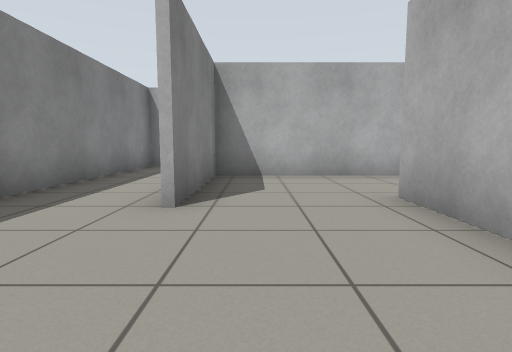
view 1 (above)

24 first-person views from a walk through a robot-simulator world made for Gazebo. The camera is 0.72 m above the floor, tilts 6° down and sees 80° across. The floor is counted in squares, 1 m on a side. Each view is taken from the middle of a square. On the plan, view 1 faces up. The plan holds only what a view shows up to about 10 squares ahead; the rest is blank.

view 2
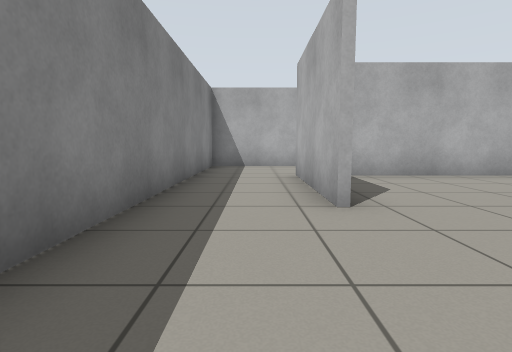

view 3
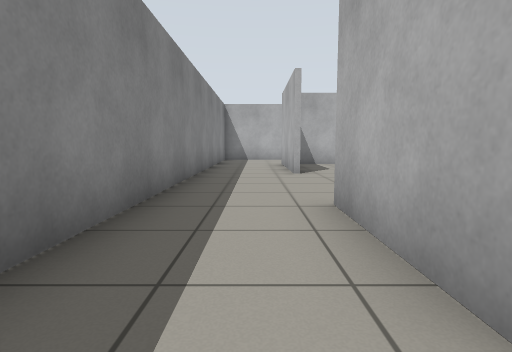

view 4
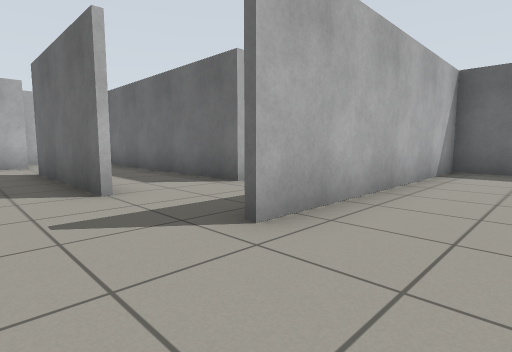

view 5
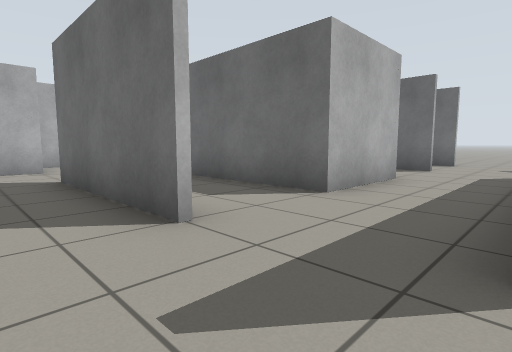

view 6
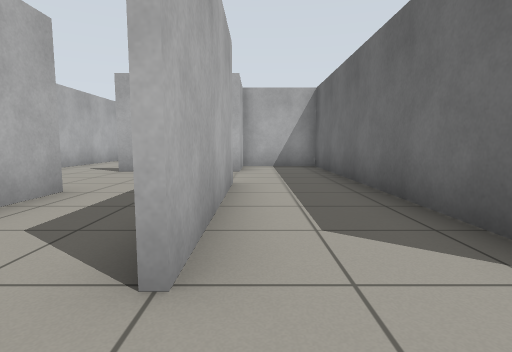

view 7
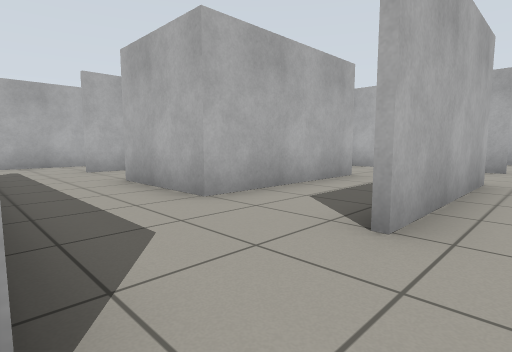

view 8
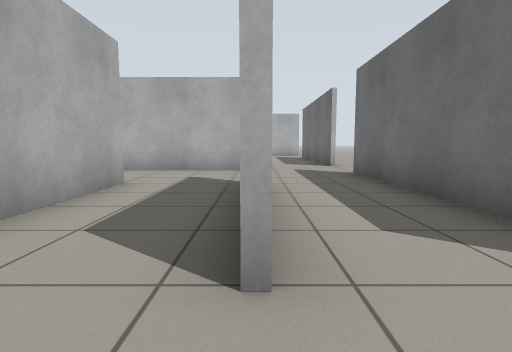

view 9
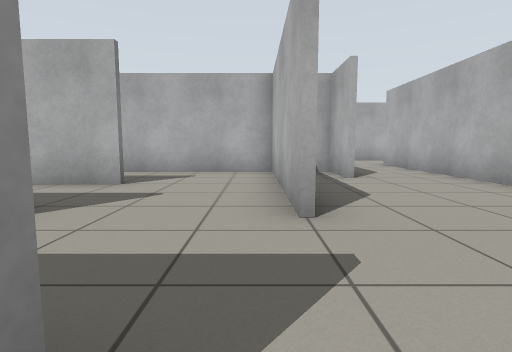

view 10
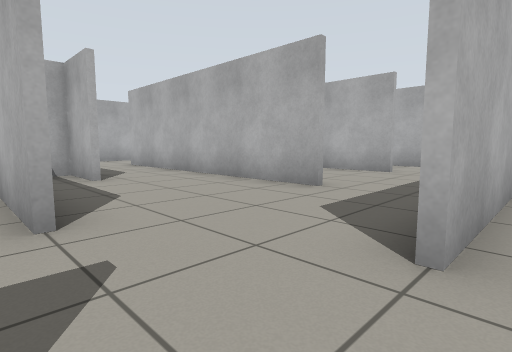

view 11
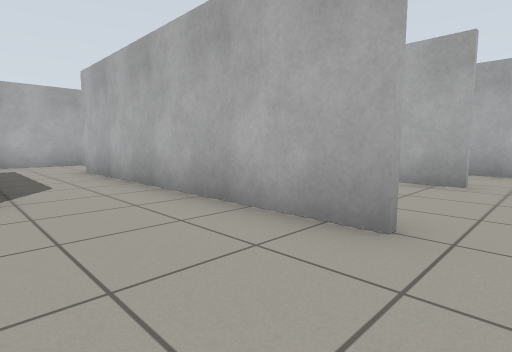

view 12
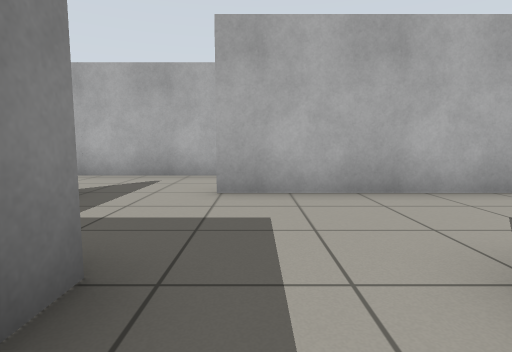

view 13
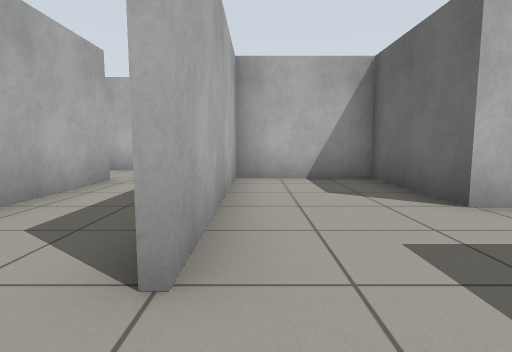

view 14
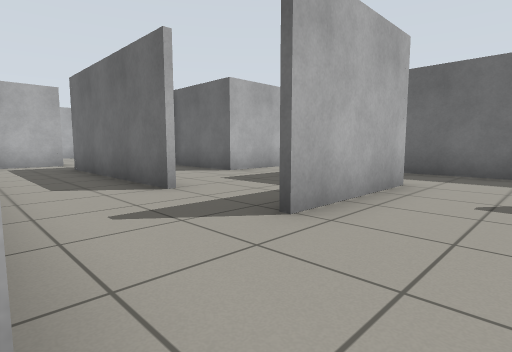

view 15
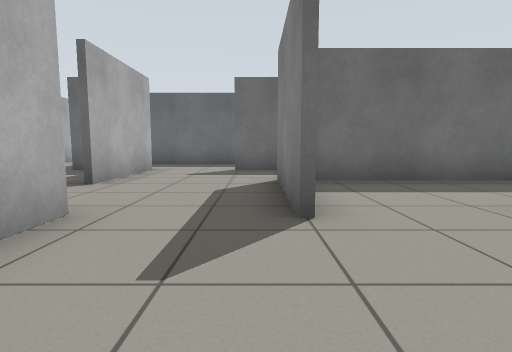

view 16
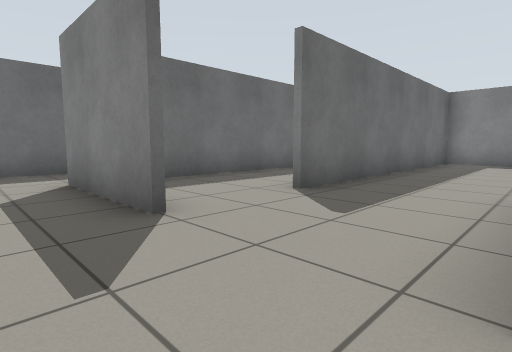

view 17
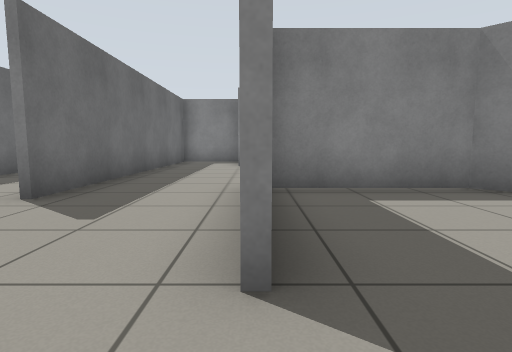

view 18
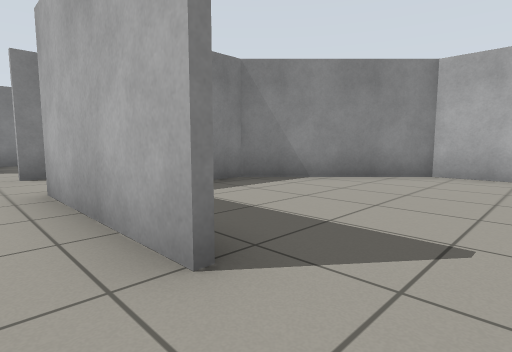

view 19
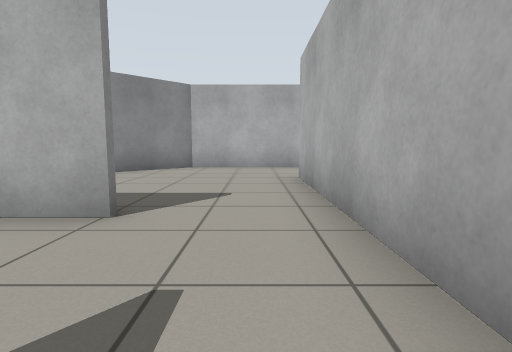

view 20
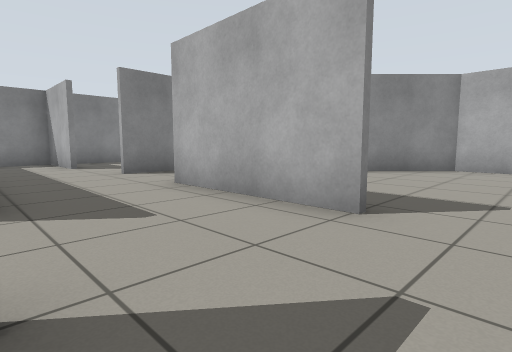

view 21
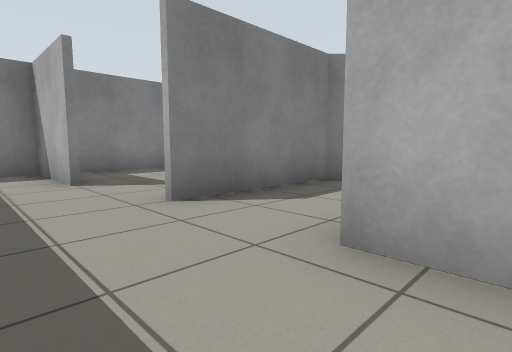

view 22
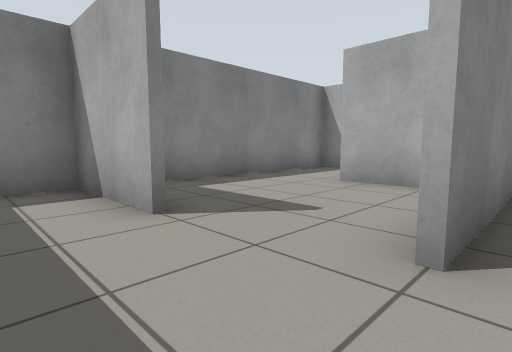

view 23
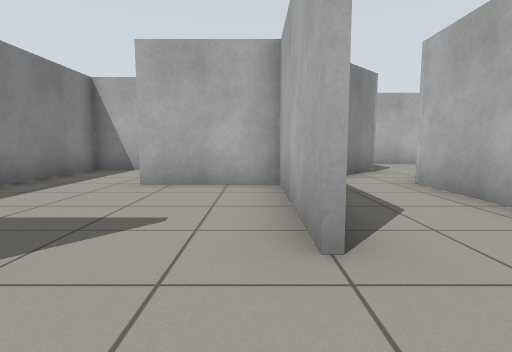

view 24
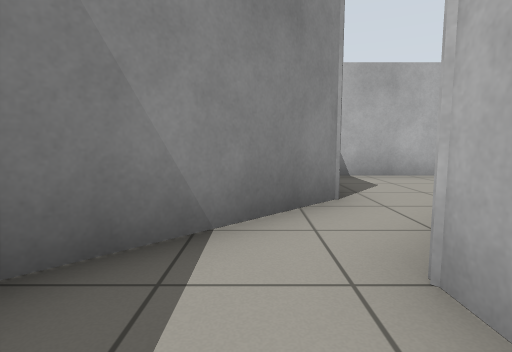

### Floor plan
Ten units are one square. View 1 is at (0, 0); x grows to the right and y downward. Boxes are objects, and circles mark ways between rooms. Rooms are numbered by the first view taken in them; rooms with no view inside come last. Other rooms are left out.
<svg viewBox="-45 -199 234 260">
<path fill="none" stroke="#000" d="M-34 -35 -34 24M-11 30 -11 4M7 29 19 29 19 -41M86 6 44 6 44 -21 130 -21M44 -46 86 -46M44 29 54 29M86 -44 44 -44M86 31 44 31M76 -69 16 -69M44 54 106 54M114 31 114 -19 75 -19M129 -4 129 -45M126 -44 109 -44 109 -66M16 -69 -9 -69 -9 -34M160 56 129 56M130 -19 125 -19M131 -46 131 -40M154 31 154 -46 184 -46 184 -74 134 -74M132 -99 99 -99M109 -66 109 -76M76 -101 76 -69M99 -124 99 -166M104 -194 70 -194 41 -165 41 -132M76 -129 39 -129M34 -101 51 -101M99 -99 99 -124M39 -144 39 -166M14 -101 34 -101M16 -165 16 -129M41 -190 15 -164M-9 -124 -34 -124 -34 -110M-25 -101 14 -101M14 -71 69 -71M-6 -99 -34 -99 -34 -35M-11 -34 -11 -71M-34 -164 -34 -130M14 -129 14 -164 -11 -164"/>
<circle cx="-20" cy="40" r="3" fill="#2a7"/>
<circle cx="5" cy="-40" r="3" fill="#2a7"/>
<circle cx="-20" cy="-40" r="3" fill="#2a7"/>
<circle cx="20" cy="-55" r="3" fill="#2a7"/>
<circle cx="35" cy="50" r="3" fill="#2a7"/>
<circle cx="120" cy="40" r="3" fill="#2a7"/>
<circle cx="95" cy="-70" r="3" fill="#2a7"/>
<circle cx="115" cy="50" r="3" fill="#2a7"/>
<circle cx="110" cy="-85" r="3" fill="#2a7"/>
<circle cx="90" cy="-100" r="3" fill="#2a7"/>
<circle cx="85" cy="-130" r="3" fill="#2a7"/>
<circle cx="45" cy="-115" r="3" fill="#2a7"/>
<circle cx="65" cy="-100" r="3" fill="#2a7"/>
<circle cx="20" cy="-115" r="3" fill="#2a7"/>
<circle cx="5" cy="-130" r="3" fill="#2a7"/>
<text x="-10" y="-10">1</text>
<text x="60" y="-10">2</text>
<text x="0" y="-50">3</text>
<text x="-40" y="-20">4</text>
<text x="140" y="-30">5</text>
<text x="90" y="-80">6</text>
<text x="80" y="-160">7</text>
<text x="60" y="-110">8</text>
<text x="30" y="-130">9</text>
<text x="0" y="-120">10</text>
<text x="20" y="-80">11</text>
<text x="-10" y="-150">12</text>
</svg>
Room 1 opens to room 2. Room 1 opens to room 3. Room 1 opens to room 11. Room 2 opens to room 3. Room 2 opens to room 4. Room 2 opens to room 5. Room 2 opens to room 6. Room 4 opens to room 5. Room 5 opens to room 6. Room 6 opens to room 8. Room 7 opens to room 8. Room 8 opens to room 9. Room 8 opens to room 11. Room 9 opens to room 10. Room 10 opens to room 12.

Where each view was taken, in squares from view 1:
view 1: 0 up, 0 right, facing up
view 2: 0 up, 2 left, facing up
view 3: 4 down, 2 left, facing up
view 4: 6 up, 0 right, facing down-right
view 5: 6 up, 2 right, facing down-right
view 6: 4 up, 3 right, facing right
view 7: 4 down, 2 right, facing up-right
view 8: 3 down, 3 right, facing right
view 9: 6 down, 11 right, facing up
view 10: 6 down, 11 right, facing up-right
view 11: 4 down, 13 right, facing up-right
view 12: 3 up, 14 right, facing up
view 13: 7 up, 12 right, facing right
view 14: 10 up, 9 right, facing down-right
view 15: 13 up, 8 right, facing down
view 16: 13 up, 9 right, facing down-left
view 17: 13 up, 9 right, facing left
view 18: 12 up, 9 right, facing up-left
view 19: 10 up, 9 right, facing up
view 20: 10 up, 9 right, facing up-left
view 21: 11 up, 5 right, facing up-left
view 22: 11 up, 2 right, facing up-left
view 23: 11 up, 1 right, facing up
view 24: 15 up, 3 right, facing up
